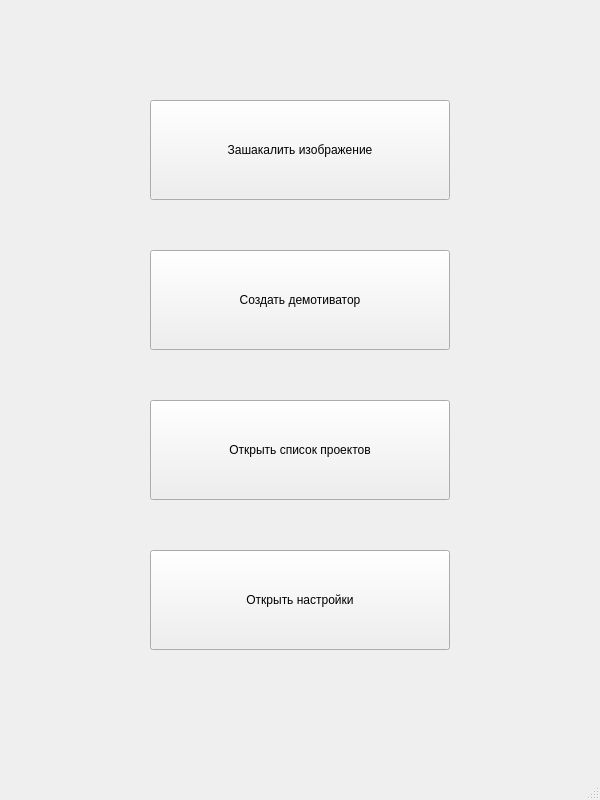
<?xml version="1.0" encoding="UTF-8"?>
<ui version="4.0">
 <class>MainWindow</class>
 <widget class="QMainWindow" name="MainWindow">
  <property name="geometry">
   <rect>
    <x>0</x>
    <y>0</y>
    <width>600</width>
    <height>800</height>
   </rect>
  </property>
  <property name="windowTitle">
   <string>MainWindow</string>
  </property>
  <widget class="QWidget" name="centralwidget">
   <widget class="QPushButton" name="p_jackal_button">
    <property name="geometry">
     <rect>
      <x>150</x>
      <y>100</y>
      <width>300</width>
      <height>100</height>
     </rect>
    </property>
    <property name="text">
     <string>Зашакалить изображение</string>
    </property>
   </widget>
   <widget class="QPushButton" name="demik_button">
    <property name="geometry">
     <rect>
      <x>150</x>
      <y>250</y>
      <width>300</width>
      <height>100</height>
     </rect>
    </property>
    <property name="text">
     <string>Создать демотиватор</string>
    </property>
   </widget>
   <widget class="QPushButton" name="projects_button">
    <property name="geometry">
     <rect>
      <x>150</x>
      <y>400</y>
      <width>300</width>
      <height>100</height>
     </rect>
    </property>
    <property name="text">
     <string>Открыть список проектов</string>
    </property>
   </widget>
   <widget class="QPushButton" name="settings_button">
    <property name="geometry">
     <rect>
      <x>150</x>
      <y>550</y>
      <width>300</width>
      <height>100</height>
     </rect>
    </property>
    <property name="text">
     <string>Открыть настройки</string>
    </property>
   </widget>
  </widget>
  <widget class="QMenuBar" name="menubar">
   <property name="geometry">
    <rect>
     <x>0</x>
     <y>0</y>
     <width>600</width>
     <height>21</height>
    </rect>
   </property>
  </widget>
  <widget class="QStatusBar" name="statusbar"/>
 </widget>
 <resources/>
 <connections/>
</ui>
